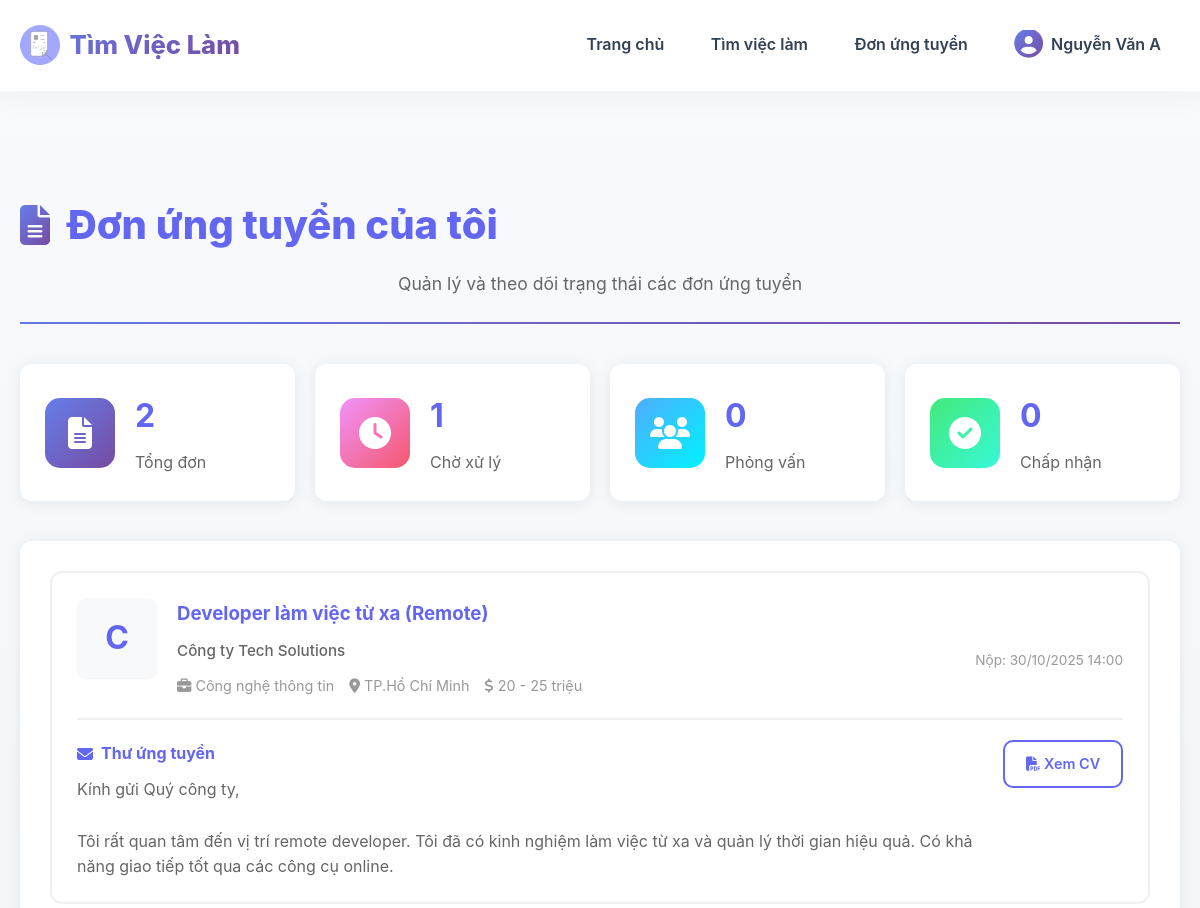
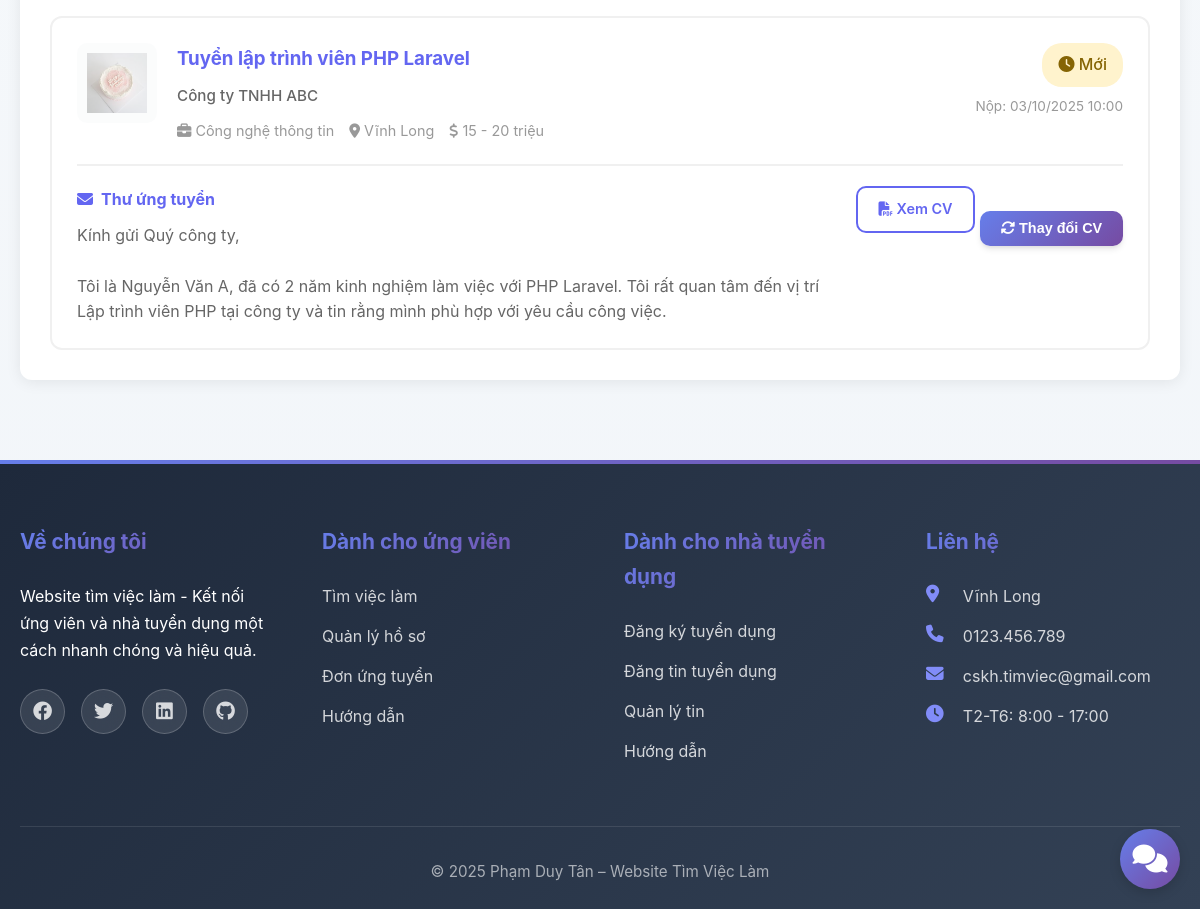
The app's page /ungvien/donungtuyen (signed in) with its own data (2 pictures, top to bottom).
### tables this page shows
CREATE TABLE `donungtuyen` (
  `id` int(11) NOT NULL,
  `tintuyendung_id` int(11) NOT NULL,
  `nguoidung_id` int(11) NOT NULL COMMENT 'ID ứng viên',
  `cv_file` varchar(255) NOT NULL,
  `thuungtuyen` text DEFAULT NULL,
  `trangthai` enum('moi','dangxem','phongvan','nhanviec','tuchoi') DEFAULT 'moi',
  `ghichu` text DEFAULT NULL COMMENT 'Ghi chú của nhà tuyển dụng',
  `ngaynop` datetime DEFAULT current_timestamp(),
  `ngaycapnhat` datetime DEFAULT current_timestamp() ON UPDATE current_timestamp()
);

CREATE TABLE `thongtinnhatuyendung` (
  `id` int(11) NOT NULL,
  `nguoidung_id` int(11) NOT NULL,
  `tencongty` varchar(255) NOT NULL,
  `masothue` varchar(50) DEFAULT NULL,
  `diachi_congty` text DEFAULT NULL,
  `website` varchar(255) DEFAULT NULL,
  `logo` varchar(255) DEFAULT NULL,
  `mota` text DEFAULT NULL,
  `quymo` varchar(100) DEFAULT NULL,
  `linhvuc` varchar(255) DEFAULT NULL,
  `email_congty` varchar(255) DEFAULT NULL,
  `lydoyeucau` text DEFAULT NULL COMMENT 'Lý do muốn trở thành nhà tuyển dụng',
  `ngaygui` datetime DEFAULT current_timestamp(),
  `ngaycapnhat` datetime DEFAULT current_timestamp() ON UPDATE current_timestamp()
);

CREATE TABLE `tintuyendung` (
  `id` int(11) NOT NULL,
  `nguoidung_id` int(11) NOT NULL COMMENT 'ID nhà tuyển dụng',
  `tieude` varchar(500) NOT NULL,
  `nganhnghe_id` int(11) NOT NULL,
  `mucluong_id` int(11) DEFAULT NULL,
  `loaicongviec_id` int(11) DEFAULT NULL,
  `tinhthanh_id` int(11) DEFAULT NULL,
  `diachilamviec` text DEFAULT NULL,
  `soluong` int(11) DEFAULT 1,
  `gioitinh_yc` enum('nam','nu','khongphanbiet') DEFAULT 'khongphanbiet',
  `mota` text DEFAULT NULL,
  `yeucau` text DEFAULT NULL,
  `quyenloi` text DEFAULT NULL,
  `ngayhethan` date NOT NULL,
  `trangthai` enum('choduyet','dangmo','hethan','dong','an') DEFAULT 'choduyet',
  `luotxem` int(11) DEFAULT 0,
  `ngaydang` datetime DEFAULT current_timestamp(),
  `ngaycapnhat` datetime DEFAULT current_timestamp() ON UPDATE current_timestamp()
);

CREATE TABLE `nganhnghe` (
  `id` int(11) NOT NULL,
  `tennganh` varchar(255) NOT NULL,
  `mota` text DEFAULT NULL,
  `trangthai` enum('hoatdong','an') DEFAULT 'hoatdong',
  `ngaytao` datetime DEFAULT current_timestamp()
);

CREATE TABLE `tinhthanh` (
  `id` int(11) NOT NULL,
  `tentinh` varchar(255) NOT NULL,
  `trangthai` enum('hoatdong','an') DEFAULT 'hoatdong',
  `ngaytao` datetime DEFAULT current_timestamp()
);

CREATE TABLE `mucluong` (
  `id` int(11) NOT NULL,
  `tenmucluong` varchar(255) NOT NULL,
  `giatri_min` decimal(15,2) DEFAULT NULL,
  `giatri_max` decimal(15,2) DEFAULT NULL,
  `trangthai` enum('hoatdong','an') DEFAULT 'hoatdong',
  `ngaytao` datetime DEFAULT current_timestamp()
);

### app/controllers/UngvienController.php (called while the page is built, shortened)
<?php
class UngvienController extends BaseController {
    private $db;
    public function __construct() {
        $this->db = Database::getInstance()->getConnection();
    }
    public function donungtuyen() {
        $nguoidungId = $_SESSION['nguoidung_id'];
        $sql = "SELECT d.*, t.tieude, t.nganhnghe_id, n.tennganh,
                tt.tentinh, m.tenmucluong, nhatd.tencongty, nhatd.logo
                FROM donungtuyen d
                INNER JOIN tintuyendung t ON d.tintuyendung_id = t.id
                LEFT JOIN nganhnghe n ON t.nganhnghe_id = n.id
                LEFT JOIN tinhthanh tt ON t.tinhthanh_id = tt.id
                LEFT JOIN mucluong m ON t.mucluong_id = m.id
                LEFT JOIN nguoidung nd ON t.nguoidung_id = nd.id
                LEFT JOIN thongtinnhatuyendung nhatd ON nd.id = nhatd.nguoidung_id
                WHERE d.nguoidung_id = :nguoidung_id
                ORDER BY d.ngaynop DESC";
        $stmt = $this->db->prepare($sql);
        $stmt->bindParam(':nguoidung_id', $nguoidungId);
        $stmt->execute();
        $danhSachDon = $stmt->fetchAll(PDO::FETCH_ASSOC);
        $data = [
            'pageTitle' => 'Đơn ứng tuyển của tôi',
            'danhSachDon' => $danhSachDon
        ];
        $this->view('ungvien/donungtuyen', $data);
    }
}
?>

### app/core/Database.php (called while the page is built, shortened)
<?php
class Database {
    private static $instance = null;
    private $connection;
    private function __construct() {
        try {
            $this->connection = new PDO(
                "mysql:host=" . DB_HOST . ";dbname=" . DB_NAME . ";charset=utf8mb4",
                DB_USER,
                DB_PASS,
                [
                    PDO::ATTR_ERRMODE => PDO::ERRMODE_EXCEPTION,
                    PDO::ATTR_DEFAULT_FETCH_MODE => PDO::FETCH_ASSOC,
                    PDO::ATTR_EMULATE_PREPARES => false
                ]
            );
        } catch (PDOException $e) {
            die("Database connection failed: " . $e->getMessage());
        }
    }
    public static function getInstance() {
        if (self::$instance === null) {
            self::$instance = new self();
        }
        return self::$instance;
    }
    public function getConnection() {
        return $this->connection;
    }
}

### app/views/ungvien/donungtuyen.php (the view, shortened to what this page needs)
<?php require_once BASE_PATH . 'app/views/layouts/header.php'; ?>
<div class="container" style="margin-top: 100px;">
    <div class="page-header">
        <h1><i class="fas fa-file-alt"></i> Đơn ứng tuyển của tôi</h1>
        <p>Quản lý và theo dõi trạng thái các đơn ứng tuyển</p>
    </div>
    <div class="stats-grid">
        <?php
        $tongDon = count($danhSachDon);
        $choXuLy = 0;
        $phongVan = 0;
        $chap = 0;
        foreach ($danhSachDon as $don) {
            switch ($don['trangthai']) {
                case 'moi':
                    $choXuLy++;
                    break;
            }
        }
        ?>
        <div class="stat-card">
            <div class="stat-icon" style="background: linear-gradient(135deg, #667eea 0%, #764ba2 100%);">
                <i class="fas fa-file-alt"></i>
            </div>
            <div class="stat-info">
                <h3><?php echo $tongDon; ?></h3>
                <p>Tổng đơn</p>
            </div>
        </div>
        <div class="stat-card">
            <div class="stat-icon" style="background: linear-gradient(135deg, #f093fb 0%, #f5576c 100%);">
                <i class="fas fa-clock"></i>
            </div>
            <div class="stat-info">
                <h3><?php echo $choXuLy; ?></h3>
                <p>Chờ xử lý</p>
            </div>
        </div>
        <div class="stat-card">
            <div class="stat-icon" style="background: linear-gradient(135deg, #4facfe 0%, #00f2fe 100%);">
                <i class="fas fa-users"></i>
            </div>
            <div class="stat-info">
                <h3><?php echo $phongVan; ?></h3>
                <p>Phỏng vấn</p>
            </div>
        </div>
        <div class="stat-card">
            <div class="stat-icon" style="background: linear-gradient(135deg, #43e97b 0%, #38f9d7 100%);">
                <i class="fas fa-check-circle"></i>
            </div>
            <div class="stat-info">
                <h3><?php echo $chap; ?></h3>
                <p>Chấp nhận</p>
            </div>
        </div>
    </div>
    <div class="applications-section">
        <?php if (empty($danhSachDon)): ?>
            <div class="empty-state">
                <i class="fas fa-inbox"></i>
                <h3>Chưa có đơn ứng tuyển nào</h3>
                <p>Hãy tìm kiếm công việc phù hợp và bắt đầu ứng tuyển nhé!</p>
                <a href="<?php echo BASE_URL; ?>timkiem" class="btn btn-primary">
                    <i class="fas fa-search"></i> Tìm việc ngay
                </a>
            </div>
        <?php else: ?>
            <div class="applications-list">
                <?php foreach ($danhSachDon as $don): ?>
                    <div class="application-card">
                        <div class="application-header">
                            <div class="company-logo">
                                <?php if ($don['logo']): ?>
                                    <img src="<?php echo BASE_URL . 'uploads/logo/' . htmlspecialchars($don['logo']); ?>"
                                         alt="<?php echo htmlspecialchars($don['tencongty']); ?>">
                                <?php else: ?>
                                    <div class="company-avatar">
                                        <?php echo strtoupper(substr($don['tencongty'], 0, 1)); ?>
                                    </div>
                                <?php endif; ?>
                            </div>
                            <div class="application-info">
                                <h3>
                                    <a href="<?php echo BASE_URL; ?>tintuyendung/chitiet/<?php echo $don['tintuyendung_id']; ?>">
                                        <?php echo htmlspecialchars($don['tieude']); ?>
                                    </a>
                                </h3>
                                <p class="company-name"><?php echo htmlspecialchars($don['tencongty']); ?></p>
                                <div class="job-meta">
                                    <span><i class="fas fa-briefcase"></i> <?php echo htmlspecialchars($don['tennganh']); ?></span>
                                    <span><i class="fas fa-map-marker-alt"></i> <?php echo htmlspecialchars($don['tentinh']); ?></span>
                                    <span><i class="fas fa-dollar-sign"></i> <?php echo htmlspecialchars($don['tenmucluong']); ?></span>
                                </div>
                            </div>
                            <div class="application-status">
                                <?php
                                $statusClass = '';
                                $statusText = '';
                                $statusIcon = '';
                                switch ($don['trangthai']) {
                                    case 'moi':
                                        $statusClass = 'status-new';
                                        $statusText = 'Mới';
                                        $statusIcon = 'fa-clock';
                                        break;
                                }
                                ?>
                                <span class="status-badge <?php echo $statusClass; ?>">
                                    <i class="fas <?php echo $statusIcon; ?>"></i>
                                    <?php echo $statusText; ?>
                                </span>
                                <small class="apply-date">
                                    Nộp: <?php echo date('d/m/Y H:i', strtotime($don['ngaynop'])); ?>
                                </small>
                            </div>
                        </div>
                        <div class="application-body">
                            <div class="application-letter">
                                <h4><i class="fas fa-envelope"></i> Thư ứng tuyển</h4>
                                <p><?php echo nl2br(htmlspecialchars($don['thuungtuyen'])); ?></p>
                            </div>
                            <div class="application-cv">
                                <?php if ($don['cv_file']): ?>
                                    <a href="<?php echo BASE_URL . 'uploads/cv/' . htmlspecialchars($don['cv_file']); ?>"
                                       class="btn btn-outline btn-sm"
                                       target="_blank" rel="noopener noreferrer">
                                        <i class="fas fa-file-pdf"></i> Xem CV
                                    </a>
                                    <?php if ($don['trangthai'] === 'moi'): ?>
                                        <button type="button" class="btn btn-primary btn-sm"
                                                onclick="openChangeCVModal(<?php echo $don['id']; ?>, '<?php echo htmlspecialchars($don['cv_file'], ENT_QUOTES); ?>')">
                                            <i class="fas fa-sync-alt"></i> Thay đổi CV
                                        </button>
                                    <?php endif; ?>
                                <?php endif; ?>
                            </div>
                        </div>
                    </div>
                <?php endforeach; ?>
            </div>
        <?php endif; ?>
    </div>
</div>
<?php require_once BASE_PATH . 'app/views/layouts/footer.php'; ?>

### public/css/style.css (style rules this page uses)
* { margin: 0; padding: 0; box-sizing: border-box; }
:root { --primary-color: #6366f1; --primary-light: #818cf8; --primary-dark: #4f46e5; --secondary-color: #8b5cf6; --accent-color: #ec4899; --success-color: #10b981; --danger-color: #ef4444; --warning-color: #f59e0b; --info-color: #06b6d4; --dark-color: #1e293b; --light-color: #f8fafc; --white-color: #ffffff; --border-color: #e2e8f0; --text-color: #334155; --text-light: #64748b; --text-lighter: #94a3b8; --gradient-primary: linear-gradient(135deg, #667eea 0%, #764ba2 100%); --gradient-secondary: linear-gradient(135deg, #f093fb 0%, #f5576c 100%); --gradient-success: linear-gradient(135deg, #4facfe 0%, #00f2fe 100%); --gradient-purple: linear-gradient(135deg, #a8edea 0%, #fed6e3 100%); --gradient-hero: linear-gradient(135deg, #667eea 0%, #764ba2 50%, #f093fb 100%); --shadow-sm: 0 1px 2px 0 rgba(0, 0, 0, 0.05); --shadow: 0 4px 6px -1px rgba(0, 0, 0, 0.1), 0 2px 4px -1px rgba(0, 0, 0, 0.06); --shadow-md: 0 10px 15px -3px rgba(0, 0, 0, 0.1), 0 4px 6px -2px rgba(0, 0, 0, 0.05); --shadow-lg: 0 20px 25px -5px rgba(0, 0, 0, 0.1), 0 10px 10px -5px rgba(0, 0, 0, 0.04); --shadow-xl: 0 25px 50px -12px rgba(0, 0, 0, 0.25); --shadow-color: 0 10px 40px rgba(102, 126, 234, 0.2); --transition: all 0.3s cubic-bezier(0.4, 0, 0.2, 1); --transition-fast: all 0.15s cubic-bezier(0.4, 0, 0.2, 1); --transition-slow: all 0.5s cubic-bezier(0.4, 0, 0.2, 1); --radius-sm: 6px; --radius: 10px; --radius-lg: 16px; --radius-xl: 24px; --radius-full: 9999px; }
body { font-family: 'Inter', 'Segoe UI', -apple-system, BlinkMacSystemFont, sans-serif; line-height: 1.7; color: var(--text-color); background: linear-gradient(to bottom, #f8fafc 0%, #f1f5f9 100%); -webkit-font-smoothing: antialiased; -moz-osx-font-smoothing: grayscale; }
a { text-decoration: none; color: inherit; transition: var(--transition); }
img { max-width: 100%; height: auto; display: block; }
html { scroll-behavior: smooth; }
.container { max-width: 1200px; margin: 0 auto; padding: 0 20px; }
.stats-grid { display: grid; grid-template-columns: repeat(auto-fit, minmax(250px, 1fr)); gap: 2rem; }
.company-avatar { width: 60px; height: 60px; border-radius: var(--radius-lg); background: var(--gradient-primary); color: var(--white-color); display: flex; align-items: center; justify-content: center; font-size: 1.8rem; font-weight: 800; box-shadow: var(--shadow-sm); }
.company-name { color: var(--text-light); font-size: 0.95rem; margin-bottom: 1rem; font-weight: 500; }
.btn { display: inline-block; padding: 0.9rem 2rem; border: none; border-radius: var(--radius); font-weight: 600; cursor: pointer; transition: var(--transition); text-align: center; font-size: 1rem; position: relative; overflow: hidden; }
.btn::before { content: ''; position: absolute; top: 50%; left: 50%; width: 0; height: 0; border-radius: 50%; background: rgba(255, 255, 255, 0.2); transform: translate(-50%, -50%); transition: width 0.6s, height 0.6s; }
.btn-primary { background: var(--gradient-primary); color: var(--white-color); box-shadow: var(--shadow); }
.btn-outline { background: transparent; border: 2px solid var(--primary-color); color: var(--primary-color); }
.btn-sm { padding: 0.6rem 1.3rem; font-size: 0.9rem; }
.page-header { margin-bottom: 3rem; padding-bottom: 1.5rem; border-bottom: 2px solid; border-image: var(--gradient-primary) 1; }
.page-header h1 { font-size: 2.5rem; font-weight: 800; color: var(--dark-color); margin-bottom: 0.5rem; display: flex; align-items: center; gap: 1rem; }
.page-header h1 i { background: var(--gradient-primary); -webkit-background-clip: text; -webkit-text-fill-color: transparent; background-clip: text; }
.page-header p { color: var(--text-light); font-size: 1.1rem; }
.stat-card { animation: slideUp 0.5s ease; animation-fill-mode: both; }
.stat-card:nth-child(1) { animation-delay: 0.1s; }
.stat-card:nth-child(2) { animation-delay: 0.2s; }
.stat-card:nth-child(3) { animation-delay: 0.3s; }
.stat-card:nth-child(4) { animation-delay: 0.4s; }
img { transition: opacity 0.3s ease; }
img:not(.loaded) { opacity: 0.5; background: linear-gradient(90deg, #f0f0f0 25%, #e0e0e0 50%, #f0f0f0 75%); background-size: 200% 100%; animation: shimmer 1.5s infinite; }

### records on screen
donungtuyen: thongtinnhatuyendung.tencongty "C", tintuyendung.tieude "Developer làm việc từ xa (Remote)", thongtinnhatuyendung.tencongty "Công ty Tech Solutions", nganhnghe.tennganh "Công nghệ thông tin", tinhthanh.tentinh "TP.Hồ Chí Minh", mucluong.tenmucluong "20 - 25 triệu", ngaynop "30/10/2025 14:00", thuungtuyen "Kính gửi Quý công ty, Tôi rất quan tâm đến vị trí remote developer. Tôi đã có kinh nghiệm làm việc từ xa và quản lý thời gian hiệu quả. Có khả năng giao tiếp tốt qua các công cụ online."
donungtuyen: thongtinnhatuyendung.logo (picture), tintuyendung.tieude "Tuyển lập trình viên PHP Laravel", thongtinnhatuyendung.tencongty "Công ty TNHH ABC", nganhnghe.tennganh "Công nghệ thông tin", tinhthanh.tentinh "Vĩnh Long", mucluong.tenmucluong "15 - 20 triệu", trangthai "Mới", ngaynop "03/10/2025 10:00", thuungtuyen "Kính gửi Quý công ty, Tôi là Nguyễn Văn A, đã có 2 năm kinh nghiệm làm việc với PHP Laravel. Tôi rất quan tâm đến vị trí Lập trình viên PHP tại công ty và tin rằng mình phù hợp với yêu cầu công việc."

### other values on screen
$_SESSION['hoten'] "Nguyễn Văn A"
$tongDon "2"
$choXuLy "1"
$phongVan "0"
$chap "0"
